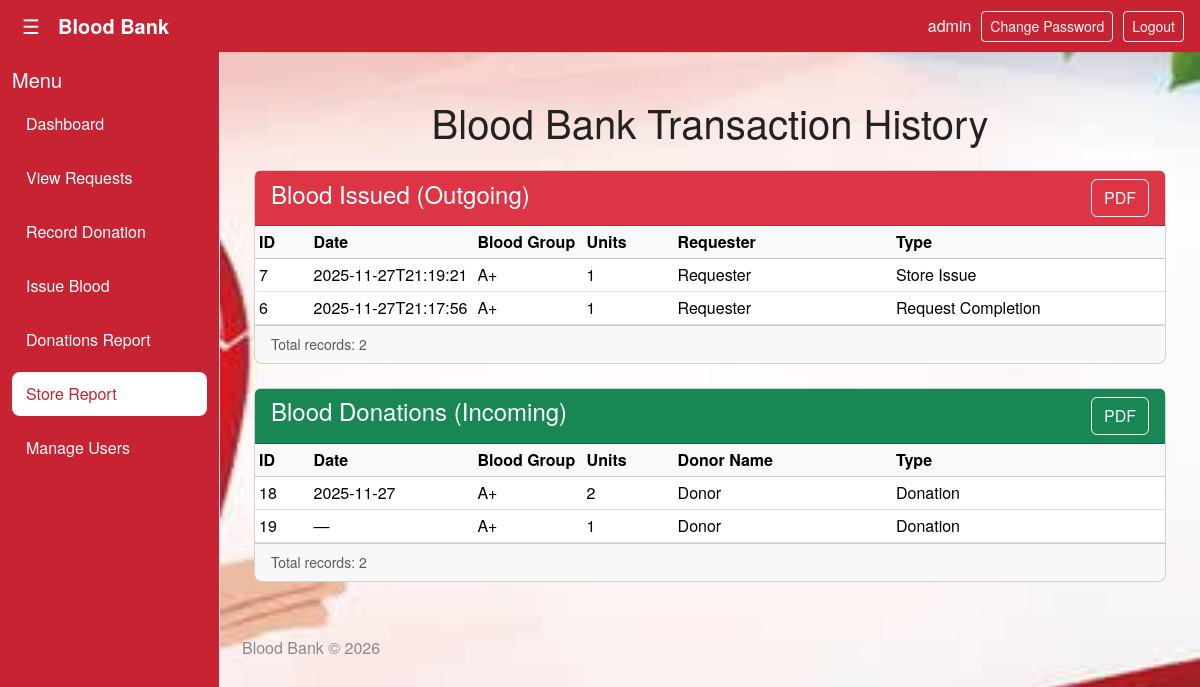
Page /store_report (signed in) on the committed database.
### tables this page shows
CREATE TABLE users (
            id INTEGER PRIMARY KEY,
            name TEXT,
            email_id TEXT UNIQUE,
            phone TEXT,
            username TEXT UNIQUE NOT NULL,
            password_hash TEXT NOT NULL,
            role TEXT NOT NULL DEFAULT 'donor',
            linked_entity_id INTEGER,
            created_at TIMESTAMP DEFAULT CURRENT_TIMESTAMP,
            is_active INTEGER DEFAULT 1,
            profile_pic TEXT,
            blood_type TEXT
        , total_units INTEGER DEFAULT 0, last_donation TIMESTAMP);

CREATE TABLE issues (
            id INTEGER PRIMARY KEY AUTOINCREMENT,
            origin TEXT,
            reference_id INTEGER,
            blood_group TEXT,
            units INTEGER,
            created_at TEXT DEFAULT CURRENT_TIMESTAMP
        );

CREATE TABLE donations (
            id INTEGER PRIMARY KEY AUTOINCREMENT,
            donor_id INTEGER,
            donor_name TEXT,
            blood_group TEXT,
            units INTEGER,
            created_at TEXT DEFAULT CURRENT_TIMESTAMP
        , request_id INTEGER DEFAULT NULL, donation_date TIMESTAMP, recorded_by INTEGER, notes TEXT);

### bb.py (the view)
@app.route("/store_report")
@login_required
def store_report():
    if current_user.role not in ("admin", "staff"):
        flash("Access denied.", "danger")
        return redirect(url_for("dashboard"))
    issues_page = request.args.get("issues_page", default=1, type=int) or 1
    donations_page = request.args.get("donations_page", default=1, type=int) or 1
    issues_page = max(1, issues_page)
    donations_page = max(1, donations_page)
    ISSUES_PER_PAGE = 10
    DONATIONS_PER_PAGE = 10
    issues_count_row = db_fetchone(
        """
        SELECT COUNT(*) AS c
        FROM issues
        WHERE origin IN ('store_issue', 'request_completed')
        """
    )
    issues_total = int(row_get(issues_count_row, "c", 0) or 0)
    issues_pages = max(1, math.ceil(issues_total / ISSUES_PER_PAGE)) if issues_total else 1
    if issues_page > issues_pages:
        issues_page = issues_pages
    issues_offset = (issues_page - 1) * ISSUES_PER_PAGE
    issue_query = """
        SELECT
            i.id,
            i.blood_group,
            i.units,
            COALESCE(r.requester_name, 'N/A') AS requester_name,
            i.created_at,
            CASE
                WHEN i.origin = 'store_issue' THEN 'Store Issue'
                WHEN i.origin = 'request_completed' THEN 'Request Completion'
                ELSE 'Issue'
            END AS issue_type
        FROM issues i
        LEFT JOIN requests r
          ON i.reference_id = r.id
        WHERE i.origin IN ('store_issue', 'request_completed')
        ORDER BY i.created_at DESC
        LIMIT ? OFFSET ?
    """
    issues = rows_to_dicts(
        db_fetchall(issue_query, (ISSUES_PER_PAGE, issues_offset))
    )
    issues_pagination = {
        "page": issues_page,
        "pages": issues_pages,
        "total": issues_total,
        "has_prev": issues_page > 1,
        "has_next": issues_page < issues_pages,
        "prev_page": issues_page - 1,
        "next_page": issues_page + 1 if issues_page < issues_pages else issues_pages,
    }
    donations_count_row = db_fetchone(
        """
        SELECT COUNT(*) AS c
        FROM donations d
        JOIN users u ON d.donor_id = u.id
        WHERE d.donor_id IS NOT NULL
          AND d.donor_id != -1
        """
    )
    donations_total = int(row_get(donations_count_row, "c", 0) or 0)
    donations_pages = max(1, math.ceil(donations_total / DONATIONS_PER_PAGE)) if donations_total else 1
    if donations_page > donations_pages:
        donations_page = donations_pages
    donations_offset = (donations_page - 1) * DONATIONS_PER_PAGE
    donation_query = """
        SELECT
            d.id,
            d.units,
            d.blood_group,
            u.name AS donor_name,
            d.donation_date,
            'Donation' AS transaction_type
        FROM donations d
        JOIN users u ON d.donor_id = u.id
        WHERE d.donor_id IS NOT NULL
          AND d.donor_id != -1
        ORDER BY d.donation_date DESC
        LIMIT ? OFFSET ?
    """
    donations = rows_to_dicts(
        db_fetchall(donation_query, (DONATIONS_PER_PAGE, donations_offset))
    )
    donations_pagination = {
        "page": donations_page,
        "pages": donations_pages,
        "total": donations_total,
        "has_prev": donations_page > 1,
        "has_next": donations_page < donations_pages,
        "prev_page": donations_page - 1,
        "next_page": donations_page + 1 if donations_page < donations_pages else donations_pages,
    }
    return render_template(
        "store_report.html",
        issues=issues,
        donations=donations,
        issues_pagination=issues_pagination,
        donations_pagination=donations_pagination,
    )

### bb.py (called while the page is built)
def get_db():
    conn = sqlite3.connect(DB_PATH)
    conn.row_factory = sqlite3.Row
    return conn

def db_fetchall(sql, params=()):
    conn = get_db()
    try:
        cur = conn.cursor()
        cur.execute(sql, params)
        rows = cur.fetchall()
        return rows
    finally:
        if conn:
            conn.close()

def db_fetchone(sql, params=()):
    conn = get_db()
    try:
        cur = conn.cursor()
        cur.execute(sql, params)
        row = cur.fetchone()
        return row
    finally:
        if conn:
            conn.close()

def rows_to_dicts(rows):
    return [dict(r) for r in rows]

def row_get(row, key, default=None):
    if row is None:
        return default
    try:
        return row[key]
    except Exception:
        try:
            return dict(row).get(key, default)
        except Exception:
            return default

@login_manager.user_loader
def load_user(user_id):
    row = db_fetchone(
        """
        SELECT
            id, username, role, password_hash, name,
            blood_type, linked_entity_id, is_active, email_id, phone
        FROM users WHERE id = ?
        """,
        (user_id,)
    )
    if row:
        return User(row)
    return None

@app.context_processor
def inject_helpers():
    def current_year():
        return datetime.utcnow().year
    def utcnow():
        return datetime.utcnow().isoformat(sep=' ', timespec='seconds')
    return {"current_year": current_year, "utcnow": utcnow}

    @property
    def is_active(self):
        return self._is_active

### templates/store_report.html (shortened to what this page needs)
{% extends "base.html" %}
{% block content %}
<div class="container py-4">
  <h1 class="text-center mb-4">Blood Bank Transaction History</h1>
  <div class="card mb-4">
    <div class="card-header bg-danger text-white">
      <div class="d-flex justify-content-between align-items-center">
    <h4>Blood Issued (Outgoing)</h4>
        <a href="{{ url_for('export_issues_pdf') }}" class="btn btn-outline-light">
          PDF
        </a>
</div>
    </div>
    <div class="card-body p-0">
      {% if issues %}
        <div class="table-responsive">
          <table class="table table-sm mb-0">
            <thead class="table-light">
              <tr>
                <th style="width:6%;">ID</th>
                <th style="width:18%;">Date</th>
                <th style="width:12%;">Blood Group</th>
                <th style="width:10%;">Units</th>
                <th style="width:24%;">Requester</th>
                <th style="width:30%;">Type</th>
              </tr>
            </thead>
            <tbody>
              {% for i in issues %}
              <tr>
                <td>{{ i.id }}</td>
                <td>{{ i.created_at or i.issued_at or '—' }}</td>
                <td>{{ i.blood_group or '—' }}</td>
                <td>{{ i.units or 0 }}</td>
                <td>{{ i.requester_name or 'N/A' }}</td>
                <td>{{ i.issue_type or 'Issue' }}</td>
              </tr>
              {% endfor %}
            </tbody>
          </table>
        </div>
      {% else %}
        <div class="p-3 text-center text-muted">
          No blood issue transactions have been completed yet.
        </div>
      {% endif %}
    </div>
    <div class="card-footer d-flex justify-content-between align-items-center py-2">
      <span class="small text-muted">
        Total records: {{ issues_pagination.total if issues_pagination else 0 }}
      </span>
    </div>
  </div>
  <div class="card">
    <div class="card-header bg-success text-white">
      <div class="d-flex justify-content-between align-items-right">
    <h4>Blood Donations (Incoming)</h4>
        <a href="{{ url_for('export_donations_pdf') }}" class="btn btn-outline-light">
          PDF
        </a>
</div>
    </div>
    <div class="card-body p-0">
      {% if donations %}
        <div class="table-responsive">
          <table class="table table-sm mb-0">
            <thead class="table-light">
              <tr>
                <th style="width:6%;">ID</th>
                <th style="width:18%;">Date</th>
                <th style="width:12%;">Blood Group</th>
                <th style="width:10%;">Units</th>
                <th style="width:24%;">Donor Name</th>
                <th style="width:30%;">Type</th>
              </tr>
            </thead>
            <tbody>
              {% for d in donations %}
              <tr>
                <td>{{ d.id }}</td>
                <td>{{ d.donation_date or '—' }}</td>
                <td>{{ d.blood_group or '—' }}</td>
                <td>{{ d.units or 0 }}</td>
                <td>{{ d.donor_name or '—' }}</td>
                <td>{{ d.transaction_type or 'Donation' }}</td>
              </tr>
              {% endfor %}
            </tbody>
          </table>
        </div>
      {% else %}
        <div class="p-3 text-center text-muted">
          No donation transactions have been recorded yet.
        </div>
      {% endif %}
    </div>
    <div class="card-footer d-flex justify-content-between align-items-center py-2">
      <span class="small text-muted">
        Total records: {{ donations_pagination.total if donations_pagination else 0 }}
      </span>
    </div>
  </div>
</div>
{% endblock %}

### templates/base.html (shortened to what this page needs)
<!doctype html>
<html lang="en">
<head>
  <link href="https://cdn.jsdelivr.net/npm/bootstrap@5.3.2/dist/css/bootstrap.min.css" rel="stylesheet">
  <link rel="stylesheet" href="{{ url_for('static', filename='css/style.css') }}">
</head>
<body>
  <div class="topbar">
    <div style="display:flex;align-items:center">
      <button id="menu-toggle" class="hamburger">&#9776;</button>
      <div class="brand">Blood Bank</div>
    </div>
    <div class="top-actions">
      {% if current_user.is_authenticated %}
        <div style="color:white; text-transform:lowercase;">{{ current_user.username }}</div>
        <a href="{{ url_for('change_password') }}" class="btn btn-sm btn-outline-light">Change Password</a>
        <a href="{{ url_for('logout') }}" class="btn btn-sm btn-outline-light">Logout</a>
      {% endif %}
    </div>
  </div>
  <div class="layout">
    <aside id="sidebar" class="sidebar">
      <h5>Menu</h5>
      <ul class="nav-list">
        {% if not current_user.is_authenticated %}
          <li><a href="{{ url_for('register_donor') }}">Register as Donor</a></li>
          <li><a href="{{ url_for('register_requester') }}">Register as Requester</a></li>
        {% else %}
          {% if current_user.role in ['admin','staff'] %}
            <li><a class="{% if request.endpoint == 'dashboard' %}active{% endif %}" href="{{ url_for('dashboard') }}">Dashboard</a></li>
            <li><a class="{% if request.endpoint == 'requests_page' %}active{% endif %}" href="{{ url_for('requests_page') }}">View Requests</a></li>
            <li><a class="{% if request.endpoint == 'record_donation' %}active{% endif %}" href="{{ url_for('record_donation') }}">Record Donation</a></li>
            <li><a class="{% if request.endpoint == 'issue_blood' %}active{% endif %}" href="{{ url_for('issue_blood') }}">Issue Blood</a></li>
            <li><a class="{% if request.endpoint == 'donations_report' %}active{% endif %}" href="{{ url_for('donations_report') }}">Donations Report</a></li>
            <li><a class="{% if request.endpoint == 'store_report' %}active{% endif %}" href="{{ url_for('store_report') }}">Store Report</a></li>
            <li><a class="{% if request.endpoint == 'users' %}active{% endif %}" href="{{ url_for('users') }}">Manage Users</a></li>
          {% endif %}
        {% endif %}
      </ul>
    </aside>
    <main class="content">
      {% block content %}{% endblock %}
      <footer class="site-footer">
        Blood Bank © {{ current_year() }}
      </footer>
    </main>
  </div>
</body>
</html>

### static/css/style.css (style rules this page uses)
body { background: #f8f9fa; font-family: system-ui, -apple-system, "Segoe UI", Roboto, "Helvetica Neue", Arial; }
.sidebar { height: 100vh; border-right: 1px solid #e9ecef; }
.card { border-radius: 8px; }
.table thead th { vertical-align: middle; }
.btn-sm { padding: .25rem .5rem; }

### rows in the picture
users: username "admin"
issues: id "7", created_at "2025-11-27T21:19:21", blood_group "A+", units "1", requester_name "Requester", issue_type "Store Issue"
issues: id "6", created_at "2025-11-27T21:17:56", blood_group "A+", units "1", requester_name "Requester", issue_type "Request Completion"
donations: id "18", donation_date "2025-11-27", blood_group "A+", units "2", name "Donor", transaction_type "Donation"
donations: id "19", donation_date "—", blood_group "A+", units "1", name "Donor", transaction_type "Donation"

### other values in the picture
{{ issues_pagination.total if issues_pagination else 0 }} "2"
{{ donations_pagination.total if donations_pagination else 0 }} "2"
{{ current_year() }} "2026"
